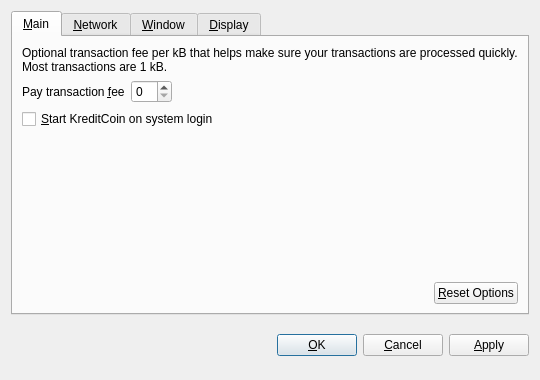
<?xml version="1.0" encoding="UTF-8"?>
<ui version="4.0">
 <class>OptionsDialog</class>
 <widget class="QDialog" name="OptionsDialog">
  <property name="geometry">
   <rect>
    <x>0</x>
    <y>0</y>
    <width>540</width>
    <height>380</height>
   </rect>
  </property>
  <property name="windowTitle">
   <string>Options</string>
  </property>
  <property name="modal">
   <bool>true</bool>
  </property>
  <layout class="QVBoxLayout" name="verticalLayout">
   <item>
    <widget class="QTabWidget" name="tabWidget">
     <property name="tabPosition">
      <enum>QTabWidget::North</enum>
     </property>
     <property name="currentIndex">
      <number>0</number>
     </property>
     <widget class="QWidget" name="tabMain">
      <attribute name="title">
       <string>&amp;Main</string>
      </attribute>
      <layout class="QVBoxLayout" name="verticalLayout_Main">
       <item>
        <widget class="QLabel" name="transactionFeeInfoLabel">
         <property name="text">
          <string>Optional transaction fee per kB that helps make sure your transactions are processed quickly. Most transactions are 1 kB.</string>
         </property>
         <property name="textFormat">
          <enum>Qt::PlainText</enum>
         </property>
         <property name="wordWrap">
          <bool>true</bool>
         </property>
        </widget>
       </item>
       <item>
        <layout class="QHBoxLayout" name="horizontalLayout_1_Main">
         <item>
          <widget class="QLabel" name="transactionFeeLabel">
           <property name="text">
            <string>Pay transaction &amp;fee</string>
           </property>
           <property name="textFormat">
            <enum>Qt::PlainText</enum>
           </property>
           <property name="buddy">
            <cstring>transactionFee</cstring>
           </property>
          </widget>
         </item>
         <item>
          <widget class="BitcoinAmountField" name="transactionFee"/>
         </item>
         <item>
          <spacer name="horizontalSpacer_1_Main">
           <property name="orientation">
            <enum>Qt::Horizontal</enum>
           </property>
           <property name="sizeHint" stdset="0">
            <size>
             <width>40</width>
             <height>20</height>
            </size>
           </property>
          </spacer>
         </item>
        </layout>
       </item>
       <item>
        <widget class="QCheckBox" name="bitcoinAtStartup">
         <property name="toolTip">
          <string>Automatically start KreditCoin after logging in to the system.</string>
         </property>
         <property name="text">
          <string>&amp;Start KreditCoin on system login</string>
         </property>
        </widget>
       </item>
       <item>
        <spacer name="verticalSpacer_Main">
         <property name="orientation">
          <enum>Qt::Vertical</enum>
         </property>
         <property name="sizeHint" stdset="0">
          <size>
           <width>20</width>
           <height>40</height>
          </size>
         </property>
        </spacer>
       </item>
       <item>
        <layout class="QHBoxLayout" name="horizontalLayout_2_Main">
         <item>
          <spacer name="horizontalSpacer_2_Main">
           <property name="orientation">
            <enum>Qt::Horizontal</enum>
           </property>
           <property name="sizeHint" stdset="0">
            <size>
             <width>40</width>
             <height>20</height>
            </size>
           </property>
          </spacer>
         </item>
         <item>
          <widget class="QPushButton" name="resetButton">
           <property name="toolTip">
            <string>Reset all client options to default.</string>
           </property>
           <property name="text">
            <string>&amp;Reset Options</string>
           </property>
           <property name="autoDefault">
            <bool>false</bool>
           </property>
          </widget>
         </item>
        </layout>
       </item>
      </layout>
     </widget>
     <widget class="QWidget" name="tabNetwork">
      <attribute name="title">
       <string>&amp;Network</string>
      </attribute>
      <layout class="QVBoxLayout" name="verticalLayout_Network">
       <item>
        <widget class="QCheckBox" name="mapPortUpnp">
         <property name="toolTip">
          <string>Automatically open the KreditCoin client port on the router. This only works when your router supports UPnP and it is enabled.</string>
         </property>
         <property name="text">
          <string>Map port using &amp;UPnP</string>
         </property>
        </widget>
       </item>
       <item>
        <widget class="QCheckBox" name="connectSocks">
         <property name="toolTip">
          <string>Connect to the KreditCoin network through a SOCKS proxy (e.g. when connecting through Tor).</string>
         </property>
         <property name="text">
          <string>&amp;Connect through SOCKS proxy:</string>
         </property>
        </widget>
       </item>
       <item>
        <layout class="QHBoxLayout" name="horizontalLayout_Network">
         <item>
          <widget class="QLabel" name="proxyIpLabel">
           <property name="text">
            <string>Proxy &amp;IP:</string>
           </property>
           <property name="textFormat">
            <enum>Qt::PlainText</enum>
           </property>
           <property name="buddy">
            <cstring>proxyIp</cstring>
           </property>
          </widget>
         </item>
         <item>
          <widget class="QValidatedLineEdit" name="proxyIp">
           <property name="maximumSize">
            <size>
             <width>140</width>
             <height>16777215</height>
            </size>
           </property>
           <property name="toolTip">
            <string>IP address of the proxy (e.g. 127.0.0.1)</string>
           </property>
          </widget>
         </item>
         <item>
          <widget class="QLabel" name="proxyPortLabel">
           <property name="text">
            <string>&amp;Port:</string>
           </property>
           <property name="textFormat">
            <enum>Qt::PlainText</enum>
           </property>
           <property name="buddy">
            <cstring>proxyPort</cstring>
           </property>
          </widget>
         </item>
         <item>
          <widget class="QLineEdit" name="proxyPort">
           <property name="maximumSize">
            <size>
             <width>55</width>
             <height>16777215</height>
            </size>
           </property>
           <property name="toolTip">
            <string>Port of the proxy (e.g. 9050)</string>
           </property>
          </widget>
         </item>
         <item>
          <widget class="QLabel" name="socksVersionLabel">
           <property name="text">
            <string>SOCKS &amp;Version:</string>
           </property>
           <property name="textFormat">
            <enum>Qt::PlainText</enum>
           </property>
           <property name="buddy">
            <cstring>socksVersion</cstring>
           </property>
          </widget>
         </item>
         <item>
          <widget class="QValueComboBox" name="socksVersion">
           <property name="toolTip">
            <string>SOCKS version of the proxy (e.g. 5)</string>
           </property>
          </widget>
         </item>
         <item>
          <spacer name="horizontalSpacer_Network">
           <property name="orientation">
            <enum>Qt::Horizontal</enum>
           </property>
           <property name="sizeHint" stdset="0">
            <size>
             <width>40</width>
             <height>20</height>
            </size>
           </property>
          </spacer>
         </item>
        </layout>
       </item>
       <item>
        <spacer name="verticalSpacer_Network">
         <property name="orientation">
          <enum>Qt::Vertical</enum>
         </property>
         <property name="sizeHint" stdset="0">
          <size>
           <width>20</width>
           <height>40</height>
          </size>
         </property>
        </spacer>
       </item>
      </layout>
     </widget>
     <widget class="QWidget" name="tabWindow">
      <attribute name="title">
       <string>&amp;Window</string>
      </attribute>
      <layout class="QVBoxLayout" name="verticalLayout_Window">
       <item>
        <widget class="QCheckBox" name="minimizeToTray">
         <property name="toolTip">
          <string>Show only a tray icon after minimizing the window.</string>
         </property>
         <property name="text">
          <string>&amp;Minimize to the tray instead of the taskbar</string>
         </property>
        </widget>
       </item>
       <item>
        <widget class="QCheckBox" name="minimizeOnClose">
         <property name="toolTip">
          <string>Minimize instead of exit the application when the window is closed. When this option is enabled, the application will be closed only after selecting Quit in the menu.</string>
         </property>
         <property name="text">
          <string>M&amp;inimize on close</string>
         </property>
        </widget>
       </item>
       <item>
        <spacer name="verticalSpacer_Window">
         <property name="orientation">
          <enum>Qt::Vertical</enum>
         </property>
         <property name="sizeHint" stdset="0">
          <size>
           <width>20</width>
           <height>40</height>
          </size>
         </property>
        </spacer>
       </item>
      </layout>
     </widget>
     <widget class="QWidget" name="tabDisplay">
      <attribute name="title">
       <string>&amp;Display</string>
      </attribute>
      <layout class="QVBoxLayout" name="verticalLayout_Display">
       <item>
        <layout class="QHBoxLayout" name="horizontalLayout_1_Display">
         <item>
          <widget class="QLabel" name="langLabel">
           <property name="text">
            <string>User Interface &amp;language:</string>
           </property>
           <property name="textFormat">
            <enum>Qt::PlainText</enum>
           </property>
           <property name="buddy">
            <cstring>lang</cstring>
           </property>
          </widget>
         </item>
         <item>
          <widget class="QValueComboBox" name="lang">
           <property name="toolTip">
            <string>The user interface language can be set here. This setting will take effect after restarting KreditCoin.</string>
           </property>
          </widget>
         </item>
        </layout>
       </item>
       <item>
        <layout class="QHBoxLayout" name="horizontalLayout_2_Display">
         <item>
          <widget class="QLabel" name="unitLabel">
           <property name="text">
            <string>&amp;Unit to show amounts in:</string>
           </property>
           <property name="textFormat">
            <enum>Qt::PlainText</enum>
           </property>
           <property name="buddy">
            <cstring>unit</cstring>
           </property>
          </widget>
         </item>
         <item>
          <widget class="QValueComboBox" name="unit">
           <property name="toolTip">
            <string>Choose the default subdivision unit to show in the interface and when sending coins.</string>
           </property>
          </widget>
         </item>
        </layout>
       </item>
       <item>
        <widget class="QCheckBox" name="displayAddresses">
         <property name="toolTip">
          <string>Whether to show KreditCoin addresses in the transaction list or not.</string>
         </property>
         <property name="text">
          <string>&amp;Display addresses in transaction list</string>
         </property>
        </widget>
       </item>
       <item>
        <widget class="QCheckBox" name="coinControlFeatures">
         <property name="toolTip">
          <string>Whether to show coin control features or not.</string>
         </property>
         <property name="text">
          <string>Display coin &amp;control features (experts only!)</string>
         </property>
        </widget>
       </item>
       <item>
        <spacer name="verticalSpacer_Display">
         <property name="orientation">
          <enum>Qt::Vertical</enum>
         </property>
         <property name="sizeHint" stdset="0">
          <size>
           <width>20</width>
           <height>40</height>
          </size>
         </property>
        </spacer>
       </item>
      </layout>
     </widget>
    </widget>
   </item>
   <item>
    <layout class="QHBoxLayout" name="horizontalLayout_Buttons">
     <item>
      <spacer name="horizontalSpacer_1">
       <property name="orientation">
        <enum>Qt::Horizontal</enum>
       </property>
       <property name="sizeHint" stdset="0">
        <size>
         <width>40</width>
         <height>48</height>
        </size>
       </property>
      </spacer>
     </item>
     <item>
      <widget class="QLabel" name="statusLabel">
       <property name="font">
        <font>
         <weight>75</weight>
         <bold>true</bold>
        </font>
       </property>
       <property name="text">
        <string/>
       </property>
       <property name="textFormat">
        <enum>Qt::PlainText</enum>
       </property>
       <property name="wordWrap">
        <bool>true</bool>
       </property>
      </widget>
     </item>
     <item>
      <spacer name="horizontalSpacer_2">
       <property name="orientation">
        <enum>Qt::Horizontal</enum>
       </property>
       <property name="sizeHint" stdset="0">
        <size>
         <width>40</width>
         <height>48</height>
        </size>
       </property>
      </spacer>
     </item>
     <item>
      <widget class="QPushButton" name="okButton">
       <property name="text">
        <string>&amp;OK</string>
       </property>
      </widget>
     </item>
     <item>
      <widget class="QPushButton" name="cancelButton">
       <property name="text">
        <string>&amp;Cancel</string>
       </property>
       <property name="autoDefault">
        <bool>false</bool>
       </property>
      </widget>
     </item>
     <item>
      <widget class="QPushButton" name="applyButton">
       <property name="text">
        <string>&amp;Apply</string>
       </property>
       <property name="autoDefault">
        <bool>false</bool>
       </property>
      </widget>
     </item>
    </layout>
   </item>
  </layout>
 </widget>
 <customwidgets>
  <customwidget>
   <class>BitcoinAmountField</class>
   <extends>QSpinBox</extends>
   <header>bitcoinamountfield.h</header>
  </customwidget>
  <customwidget>
   <class>QValueComboBox</class>
   <extends>QComboBox</extends>
   <header>qvaluecombobox.h</header>
  </customwidget>
  <customwidget>
   <class>QValidatedLineEdit</class>
   <extends>QLineEdit</extends>
   <header>qvalidatedlineedit.h</header>
  </customwidget>
 </customwidgets>
 <resources/>
 <connections/>
</ui>
